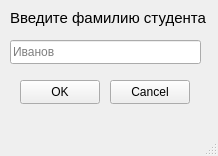
<?xml version="1.0" encoding="UTF-8"?>
<ui version="4.0">
 <class>DeleteWindow</class>
 <widget class="QMainWindow" name="DeleteWindow">
  <property name="geometry">
   <rect>
    <x>0</x>
    <y>0</y>
    <width>218</width>
    <height>156</height>
   </rect>
  </property>
  <property name="windowTitle">
   <string>MainWindow</string>
  </property>
  <widget class="QWidget" name="centralwidget">
   <widget class="QLabel" name="label">
    <property name="geometry">
     <rect>
      <x>10</x>
      <y>10</y>
      <width>201</width>
      <height>16</height>
     </rect>
    </property>
    <property name="font">
     <font>
      <pointsize>11</pointsize>
     </font>
    </property>
    <property name="text">
     <string>Введите фамилию студента</string>
    </property>
   </widget>
   <widget class="QLineEdit" name="lineEdit">
    <property name="geometry">
     <rect>
      <x>10</x>
      <y>40</y>
      <width>191</width>
      <height>24</height>
     </rect>
    </property>
    <property name="placeholderText">
     <string>Иванов</string>
    </property>
   </widget>
   <widget class="QPushButton" name="pushButtonOk">
    <property name="geometry">
     <rect>
      <x>20</x>
      <y>80</y>
      <width>80</width>
      <height>24</height>
     </rect>
    </property>
    <property name="text">
     <string>OK</string>
    </property>
   </widget>
   <widget class="QPushButton" name="pushButtonCancel">
    <property name="geometry">
     <rect>
      <x>110</x>
      <y>80</y>
      <width>80</width>
      <height>24</height>
     </rect>
    </property>
    <property name="text">
     <string>Cancel</string>
    </property>
   </widget>
  </widget>
  <widget class="QMenuBar" name="menubar">
   <property name="geometry">
    <rect>
     <x>0</x>
     <y>0</y>
     <width>218</width>
     <height>21</height>
    </rect>
   </property>
  </widget>
  <widget class="QStatusBar" name="statusbar"/>
 </widget>
 <resources/>
 <connections/>
</ui>
